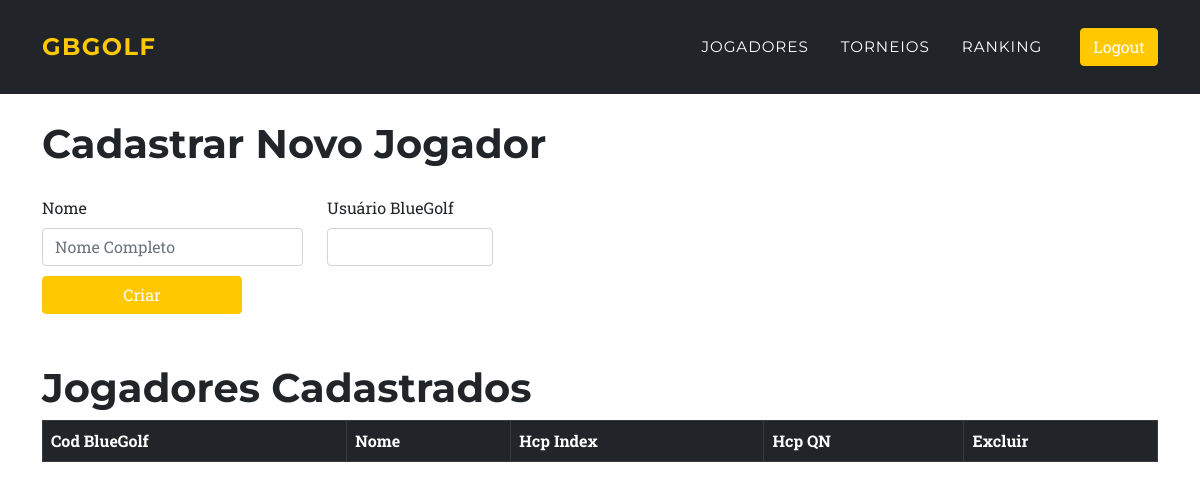
The app's page /jogadores (signed in), older data.
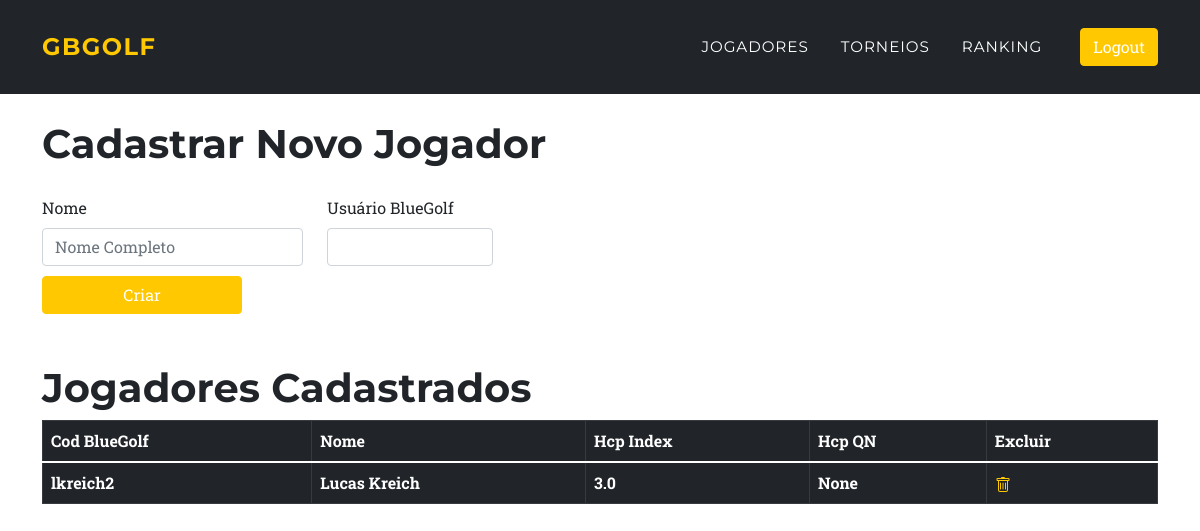
The same page, newer data.
### main.py (models this page shows)
class Player(db.Model):
    id = db.Column(db.Integer, primary_key=True)
    clube_id = db.Column(db.Integer)
    name = db.Column(db.String(1000))
    email = db.Column(db.String(100))
    hcp_id = db.Column(db.String(100))
    hcp_index = db.Column(db.Float)
    hcp_qn = db.Column(db.Integer)
    rest_hcp_qn = db.Column(db.Integer)
    pt_ranking = db.Column(db.Float)
    cat = db.Column(db.String(10))
    juv = db.Column(db.String(10))
    senior = db.Column(db.String(10))

### main.py (the view, shortened to what this page needs)
@ app.route('/jogadores', methods=["GET", "POST"])
@ login_required
def jogadores():
    rows = Player.query.all()
    return render_template('jogadores.html',
                           title='Players',
                           rows=rows, name=current_user.name, logged_in=True)

### main.py (called while the page is built)
@login_manager.user_loader
def load_user(user_id):
    return User.query.get(int(user_id))

### templates/jogadores.html (shortened to what this page needs)
{% extends "base.html" %}
{% block content %}
<div style="padding-bottom:20px">
    <h1>Cadastrar Novo Jogador</h1>
</div>
<form action="{{ url_for('jogadores') }}" method="post" class="row sm-3">
    <div class="col-md-3">
        <label for="name" class="form-label">Nome</label>
        <input type="text" name="name" class="form-control" placeholder="Nome Completo">
    </div>
    <div class="col-md-2">
        <label for="hcp_id" class="form-label">Usuário BlueGolf</label>
        <input type="text" name="hcp_id" class="form-control" placeholder="">
    </div>
    <div class="col-12" style="padding-top: 10px;border:1px">
        <button type="submit" style="width: 200px" class="btn btn-primary">Criar</button>
    </div>
</form>
<h1 style="padding-top:50px">Jogadores Cadastrados</h1>
<div class="table-responsive-sm">
    <table class="table table-dark table-bordered ">
        <thead class="thead-dark">
            <tr>
                <th scope="col">Cod BlueGolf</th>
                <th scope="col">Nome</th>
                <th scope="col">Hcp Index</th>
                <th scope="col">Hcp QN </th>
                <th scope="col">Excluir</th>
            </tr>
        </thead>
        <tbody>
            {% for row in rows %}
            <tr>
                <th scope="row">{{row.hcp_id}}</th>
                <th scope="row">{{row.name}}</th>
                <th scope="row">{{row.hcp_index}}</th>
                <th scope="row">{{row.hcp_qn}}</th>
                <th scope="row"><a href="/jogadores/{{row.hcp_id}}//delete"
                        onClick="confirm('Isso irá excluir o Jogador do Clube, tem certeza?')">
                    </a>
                </th>
            </tr>
            {% endfor %}
        </tbody>
    </table>
</div>
{% endblock %}

Row changes from the older to the newer data that the page shows:
added Player: hcp_id "lkreich2", name "Lucas Kreich", hcp_index "3.0", hcp_qn "None"
